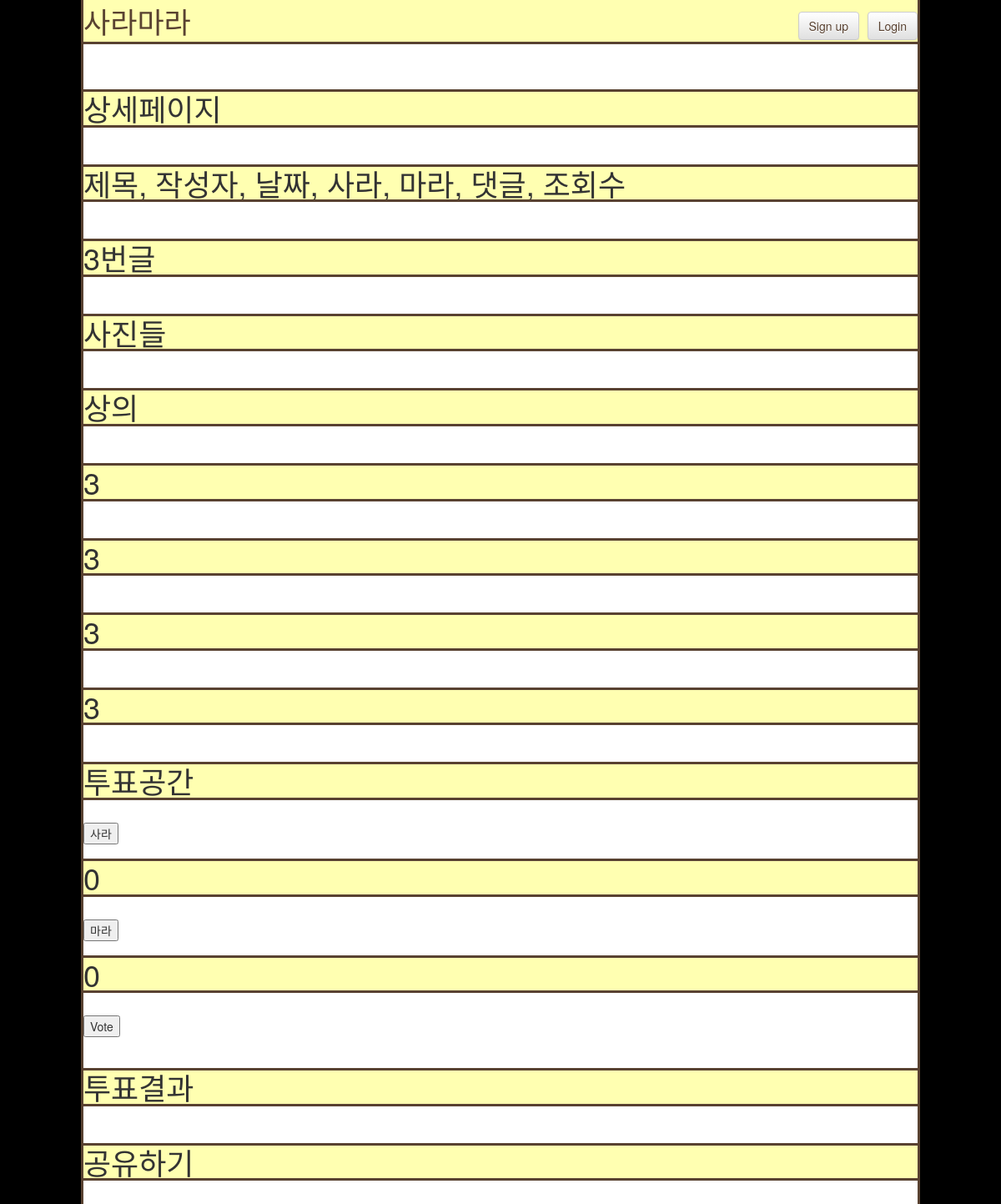
The page /posts/3/ (upper part) on the database as committed earlier.
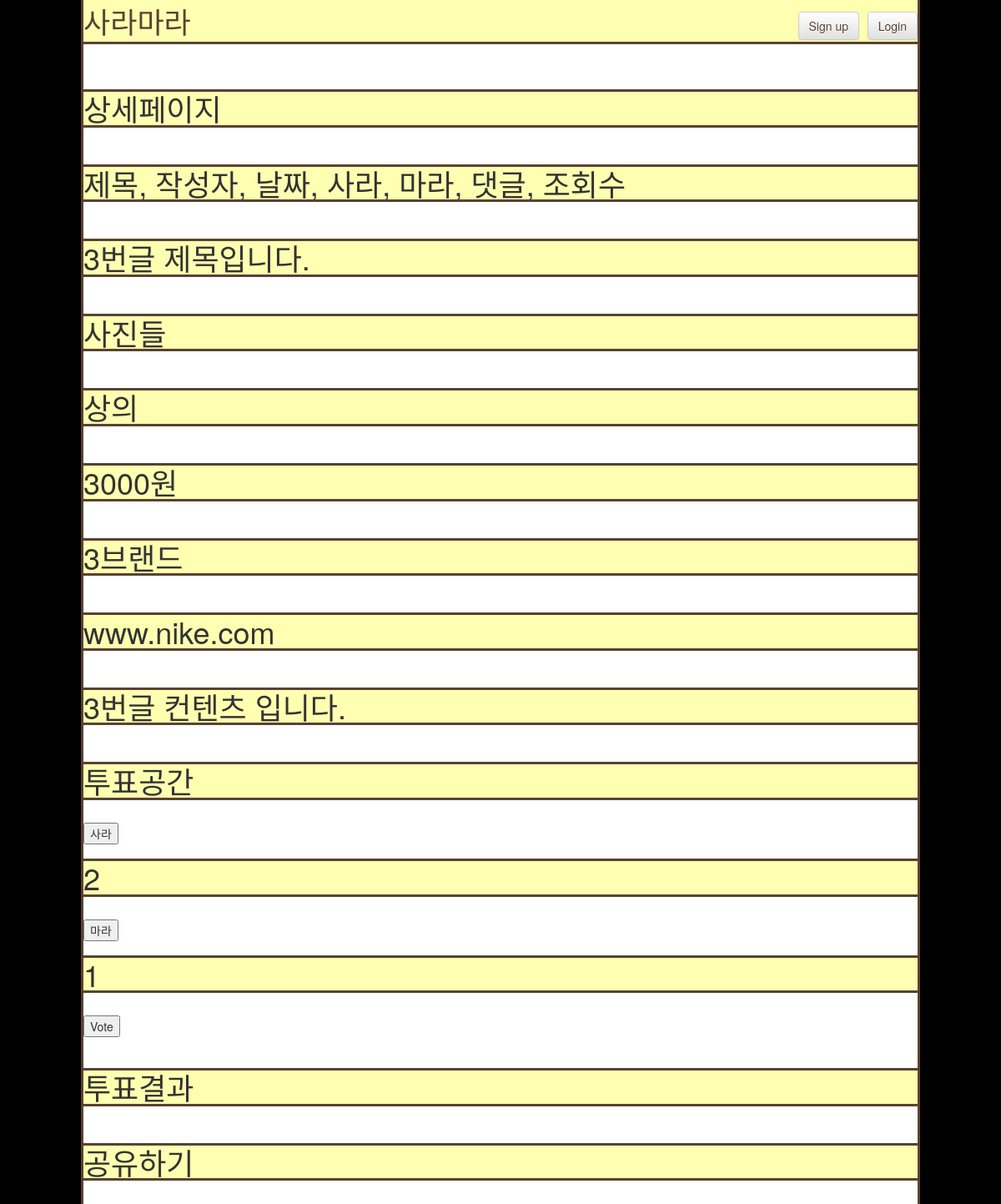
The same page on the database as committed later.
### posts/models.py (models this page shows, shortened)
class Post(models.Model):
    author = models.ForeignKey(
        settings.AUTH_USER_MODEL, on_delete=models.CASCADE)  # 추천!
    title = models.CharField(max_length=128)
    content = models.TextField()
    price = models.CharField(max_length=128, default='NA', null=True)
    brand = models.CharField(max_length=128, default='NA', null=True)
    link = models.CharField(
        max_length=128, blank=True, null=True)
    pup_date = models.DateTimeField(auto_now_add=True,
                                    verbose_name='date published')
    sara = models.TextField(blank=True, null=True)
    mara = models.TextField(blank=True, null=True)
    CATEGORY_CHOICES = (
        ('상의', '상의'),
        ('하의', '하의'),
        ('신발', '신발'),
        ('기타', '기타'),
    )
    category = models.CharField(
        max_length=128, choices=CATEGORY_CHOICES, default='상의', null=False)
    def sara_cnt(self):
        if self.sara is None:
            return 0
        else:
            return len(self.sara.split(' '))
    def mara_cnt(self):
        if self.mara is None:
            return 0
        else:
            return len(self.mara.split(' '))
    class Meta:
        ordering = ['-id']

### posts/views.py (the view, shortened to what this page needs)
# urls.py: path('<int:pk>/', views.DetailView.as_view(), name='detail'),
class DetailView(generic.DetailView):
    model = Post
    template_name = 'posts/detail.html'
    def get(self, request, *args, **kwargs):
        self.object = self.get_object()
        context = self.get_context_data(object=self.object)
        if len(request.get_full_path().split('?')) == 1:
            pass
        return self.render_to_response(context)

### posts/templates/posts/detail.html (shortened to what this page needs)
{% extends 'posts/base.html' %} {% block content %}
<br />
<h1>상세페이지</h1>
<br />
<div>
  <h1>제목, 작성자, 날짜, 사라, 마라, 댓글, 조회수</h1>
</div>
<br />
<div>
  <h1>{{ post.title }}</h1>
  <br />
  <h1>사진들</h1>
  <br />
  <h1>{{ post.category }}</h1>
  <br />
  <h1>{{ post.price }}</h1>
  <br />
  <h1>{{ post.brand }}</h1>
  <br />
  <h1>{{ post.link }}</h1>
  <br />
  <h1>{{ post.content }}</h1>
  <br />
  <h1>투표공간</h1>
  <br />
  <button onclick="location.href='?sara={{user.username}}';" class="sarabtn">
    사라
  </button>
  <h1>{{ post.sara_cnt }}</h1>
  <br />
  <button onclick="location.href='?mara={{user.username}}';" class="marabtn">
    마라
  </button>
  <h1>{{ post.mara_cnt }}</h1>
  <br />
  <form action="{% url 'posts:vote' post.id %}" method="post">
    <input type="submit" value="Vote" />
  </form>
  <br />
  <h1>투표결과</h1>
  <br />
  <h1>공유하기</h1>
</div>
<br />
<br />
{% endblock %}

Rows that differ between the two databases and show on the page:
changed Post "상의": title "3번글" → "3번글 제목입니다."; price "3" → "3000원"; brand "3" → "3브랜드"; link "3" → "www.nike.com"; content "3" → "3번글 컨텐츠 입니다."; sara_cnt "0" → "2"; mara_cnt "0" → "1"
